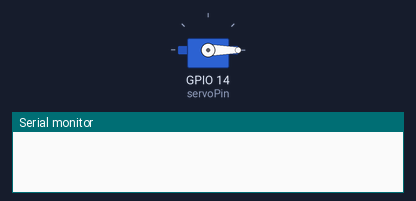
The sketch below on a simulated ESP32. Parts: servo, the last lines printed to the serial monitor.

Above: at 0.1 s.
At 1.1 s:
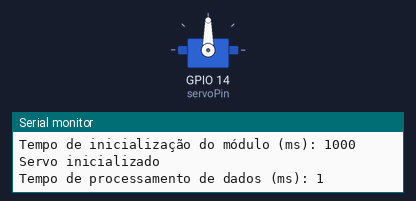
Timing chart, 0 to 2.6 s (numbered marks = the images above):
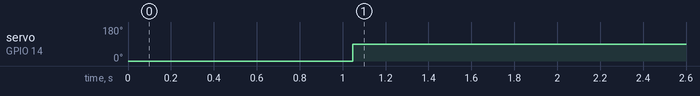

The sketch:

lat_servo_motor.ino
```cpp
#include <Arduino.h>
#include <ESP32Servo.h>

// Pino do Servo Motor
const int servoPin = 14;
Servo servo1;

// Variáveis para medição de tempo
unsigned long startTime;
unsigned long endTime;

void setup() {
  Serial.begin(9600);

  // Tempo de inicialização do módulo
  startTime = millis();
  servo1.attach(servoPin);
  servo1.write(0);
  delay(1000); // Tempo para o servo ir à posição inicial
  endTime = millis();

  Serial.print("Tempo de inicialização do módulo (ms): ");
  Serial.println(endTime - startTime);

  Serial.println("Servo inicializado");
}

void loop() {
  // Simulando comando externo recebido
  startTime = millis();
  executarMovimentoServo(90); // Comando para mover o servo
  endTime = millis();

  Serial.print("Tempo de comunicação entre módulos (ms): ");
  Serial.println(endTime - startTime);

  delay(2000); // Espera entre ciclos
}

void executarMovimentoServo(int posFinal) {
  // Tempo de processamento de dados recebidos
  unsigned long startProcess = millis();

  // Processamento do comando (simples)
  int comando = posFinal;
  delay(1); // Simulando algum processamento
  unsigned long endProcess = millis();

  Serial.print("Tempo de processamento de dados (ms): ");
  Serial.println(endProcess - startProcess);

  // Tempo de resposta do servo
  unsigned long startMove = millis();
  servo1.write(comando);
  delay(500); // Espera tempo suficiente para o servo terminar o movimento
  unsigned long endMove = millis();

  Serial.print("Tempo de resposta para execução de tarefa (ms): ");
  Serial.println(endMove - startMove);
}
```

Measured:
- by itself, servo on GPIO 14 (servoPin): 0° → 90° at 1.0 s
